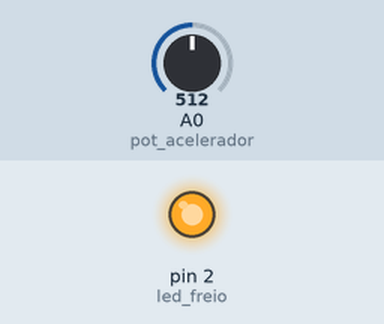
A sketch run on a simulated Arduino Uno, built with avr-gcc and run on an emulated ATmega328P. On the bench: output pins drawn as LEDs (lit = HIGH). The test bench sets the inputs (shaded band); at power-on: A0 (pot_acelerador) = 512.

Above: at 0.1 s.
Timing chart, 0 to 1.6 s (numbered marks = the images above):
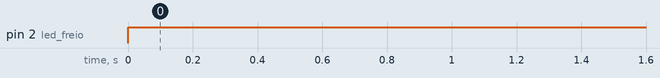

Measured:
- by itself, pin 2 (led_freio): LOW → HIGH at 0.00 s

The sketch:

leitura_pedais.ino
```cpp
#define pot_acelerador A0  // Pin do potenciometro do acelerador
#define pot_freio      A1  // Pin do potenciometro do freio
#define led_freio      2   // Pino do freio

void setup() {
  // put your setup code here, to run once:
  pinMode(pot_acelerador, INPUT);
  pinMode(pot_freio, INPUT);
  pinMode(led_freio, OUTPUT);
}

void loop() {
  // Acelerador
  float aceleracao = (analogRead(pot_acelerador));
  int aceleracao_int = (int)aceleracao;
  int velocidade_cooler = map(aceleracao_int, 0, 1023, 0, 320);
  int aceleracao_nextion = map(aceleracao_int, 0, 1023, 0, 100);

  //freio
  float freio = (analogRead(pot_acelerador));
  int freio_int = (int)aceleracao;
  int freio_nextion = map(aceleracao_int, 0, 1023, 0, 100);
  if(freio_nextion > 10){
    digitalWrite(led_freio, HIGH);
  }
}
```
